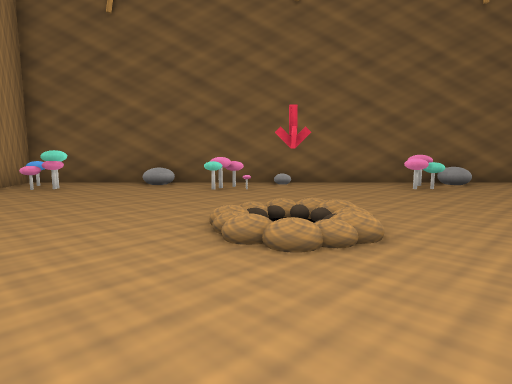
View 1 (above)

12 first-person views from a walk through a Unity game level. The camera is 1.2 m above the floor, tilts 8° down and sees 70° across. The floor is counted in squares, 1 m on a side. Each view is taken from the middle of a square. On the plan, view 1 faces up. The plan holds only what a view shows up to about 15 squares ahead; the rest is blank. The place goes on beyond the plan. Some surface patterns are stand-ins.

View 2
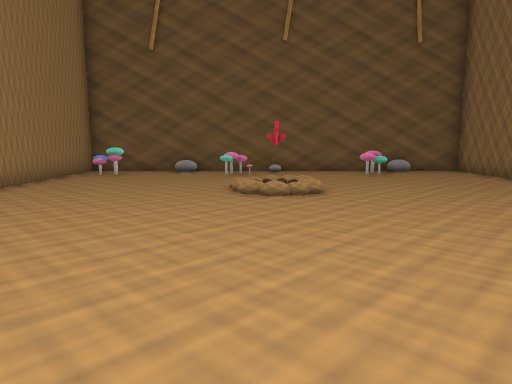

View 3
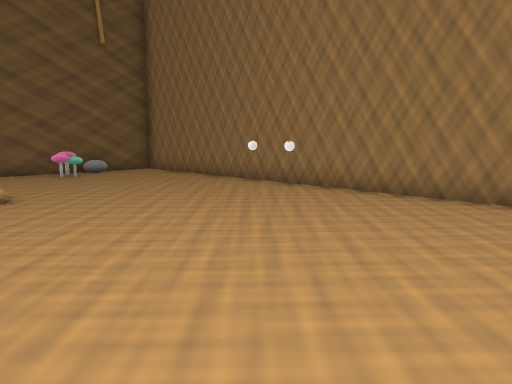

View 4
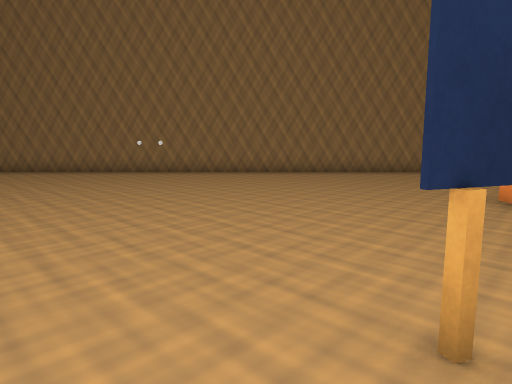

View 5
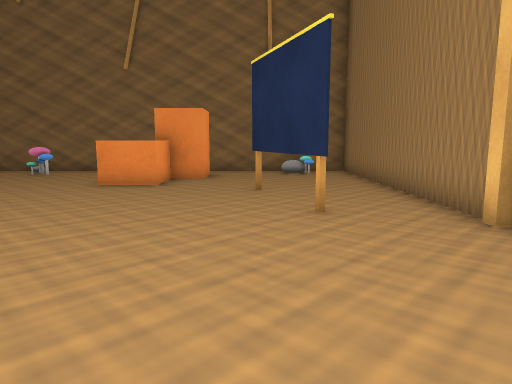

View 6
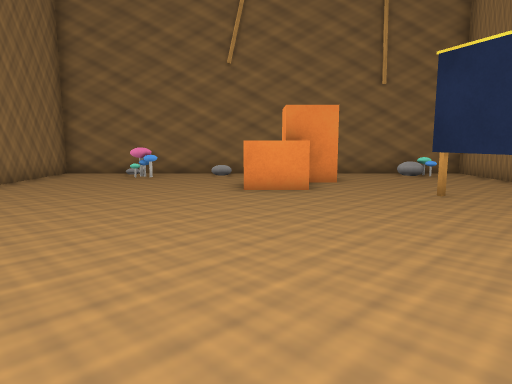

View 7
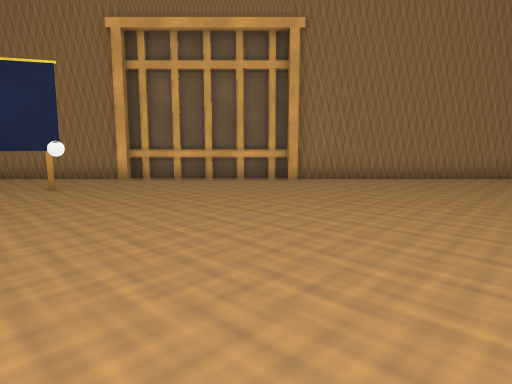

View 8
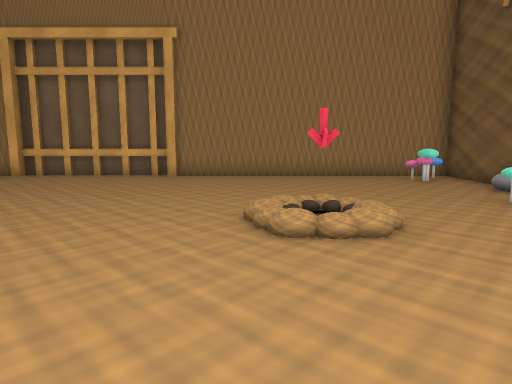

View 9
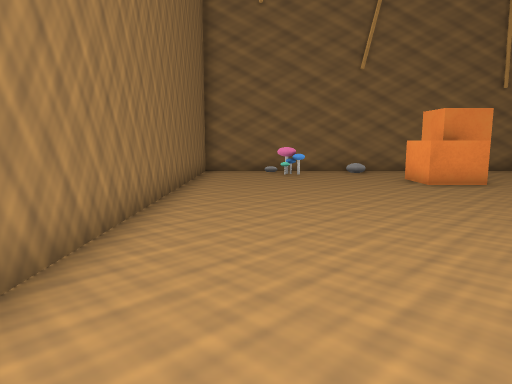

View 10
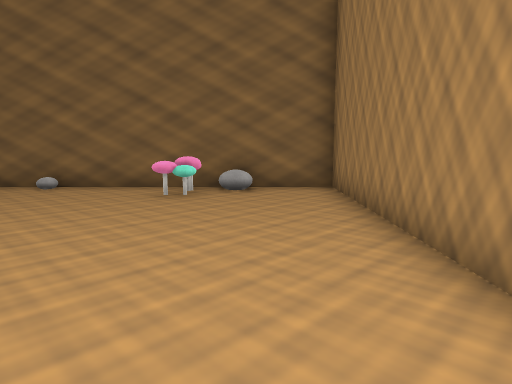

View 11
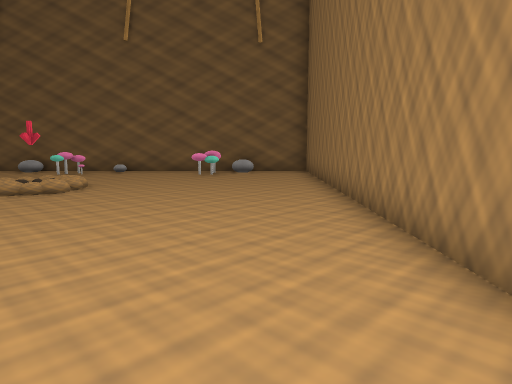

View 12
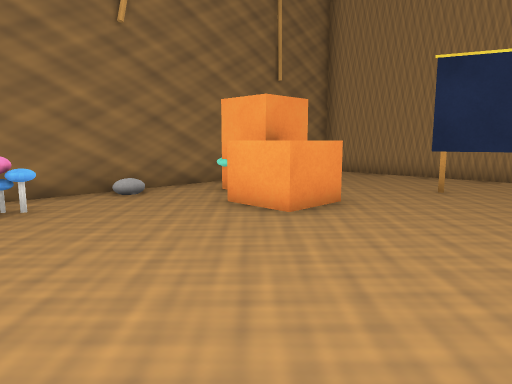

### Floor plan
Points are (right, up) in squares from view 1. A wall is a line through its corners. A room is listed if a view was taken in it or the views show most of it. See-through windows are left out.
Room 1 (views 1, 2, 3, 4, 5, 6, 7, 8, 9, 10, 11, 12)
walls: (-6.7, -2.6) (-6.7, -3.5); (-6.8, -4) (-6.2, -4); (-6.7, 0.5) (-6.7, -2.5); (-6.7, 1.1) (-6.7, 0.6); (8, -13.5) (8, 10.5) (-6.5, 10.5) (-6.5, -13.5) (8, -13.5)
low walls: (4.5, 8.9) (3.9, 8.8)
ways out: gap at (-1, 10)
objects: other object (-4, -8) to (-3, -5); other object (-1, -12) to (0, -11); other object (0, -10) to (1, -9); other object (0, 5) to (1, 5); other object (3, -2) to (3, -1)

Positions as (right, up) in squares from view 1, and headings:
1: (0, 0), facing up
2: (0, -4), facing up
3: (0, -4), facing up-right
4: (-6, -4), facing right
5: (-3, 1), facing down
6: (1, 0), facing down
7: (5, 0), facing left
8: (6, 4), facing left
9: (6, 1), facing down
10: (6, 1), facing up
11: (6, -4), facing up
12: (6, -5), facing down-left
